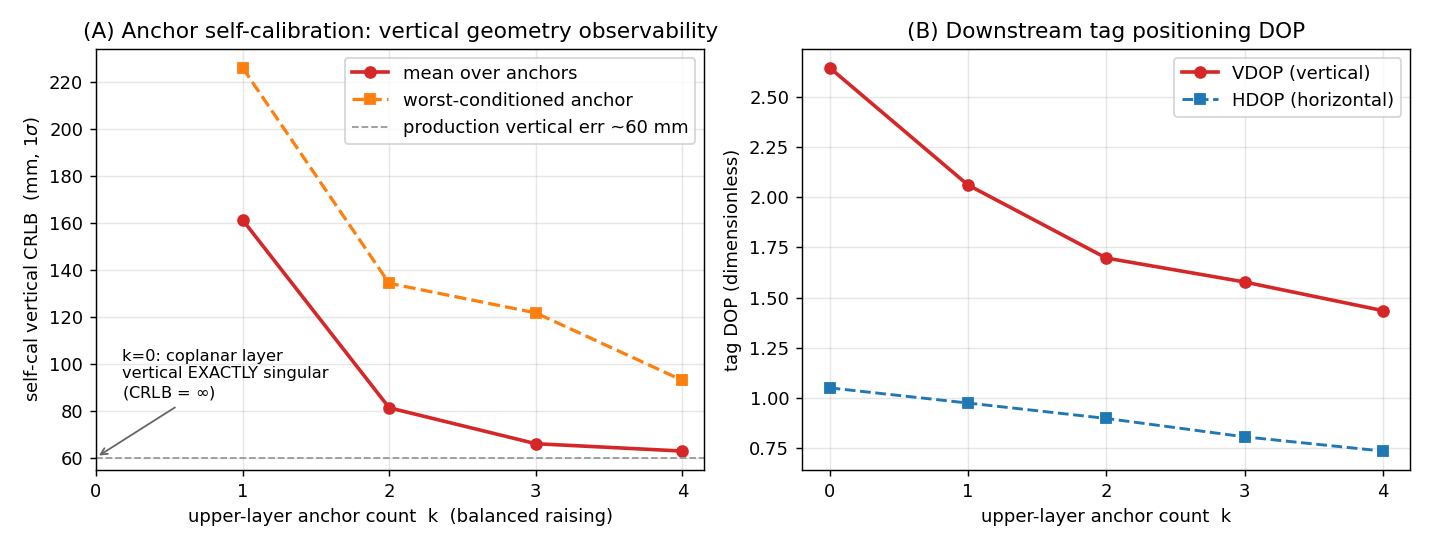

Write the Python code that produced this figure.
"""
Vertical observability vs upper-layer anchor count  (Paper A, claim 2: the 4+4 geometry).

Claim under test: a two-layer array restores well-conditioned vertical GEOMETRY for anchor
self-calibration, the lower (coplanar) layer alone leaves the vertical exactly under-determined,
and raising more anchors monotonically improves vertical observability.

TWO complementary metrics (both honest, they answer different questions):

(A) ANCHOR SELF-CALIBRATION vertical CRLB  [the claim-2 quantity].
    Inter-anchor ranging only, r_ij = ||a_i - a_j|| + noise. Hold 3 lower reference corners
    fixed (gauge). Estimate the remaining anchors' coordinates. The Cramer-Rao lower bound on
    their vertical (Y) coordinates measures how well vertical geometry is recovered.
      Key fact: for a COPLANAR layer, d r_ij / d y = (y_i - y_j)/r = 0, so the vertical column
      of the Jacobian is exactly zero -> vertical is SINGULAR (CRLB = inf). One raised anchor
      makes (y_i - y_j) != 0 and unlocks it. This is the mechanism the 4+4 array exploits.

(B) DOWNSTREAM tag-localization VDOP  [corroboration].
    With the calibrated layout, range-only position DOP for tags in the volume. Coplanar
    anchors are NOT singular here (tags sit off-plane) but vertical DOP is poor; more upper
    anchors reduce it.

Geometry: 4 corners of an L x L square. Each corner always has a LOWER anchor (Y=y_low). k of
the corners additionally have an UPPER anchor (Y=y_up). Y = vertical (matches eval_lib).

Outputs: vertical_observability_4plus4.png + _results.txt in this folder.
"""
import numpy as np
import matplotlib
matplotlib.use("Agg")
import matplotlib.pyplot as plt
import os
from itertools import combinations

OUT = os.path.dirname(os.path.abspath(__file__))

# ---- geometry (metres; Y = vertical) ----------------------------------------
L      = 5.0
Y_LOW  = 0.15
Y_UP   = 1.65
SIGMA  = 0.030          # 30 mm inter-anchor ranging noise (solver cfg)
corners_xz = np.array([[-L/2, -L/2], [L/2, -L/2], [L/2, L/2], [-L/2, L/2]])

def build_anchors(upper_set):
    """Return anchors and the index list of FIXED reference anchors (3 lower corners)."""
    A = [[x, Y_LOW, z] for (x, z) in corners_xz]          # 0..3 lower
    for c in upper_set:
        x, z = corners_xz[c]
        A.append([x, Y_UP, z])                            # uppers appended
    A = np.asarray(A, float)
    fixed = [0, 1, 2]                                      # gauge: 3 lower reference corners
    return A, fixed

# ---- (A) anchor self-cal vertical CRLB --------------------------------------
def selfcal_vertical_crlb(A, fixed):
    n = len(A)
    free = [i for i in range(n) if i not in fixed]
    if not free:
        return np.inf, np.inf, 0
    idx = {a: 3 * t for t, a in enumerate(free)}          # param offset per free anchor
    P = 3 * len(free)
    rows = []
    for i, j in combinations(range(n), 2):
        d = A[i] - A[j]; r = np.linalg.norm(d); u = d / r
        g = np.zeros(P)
        if i in idx: g[idx[i]:idx[i] + 3] += u
        if j in idx: g[idx[j]:idx[j] + 3] -= u
        if np.any(g):
            rows.append(g / SIGMA)
    J = np.array(rows)
    F = J.T @ J
    w = np.linalg.eigvalsh(F)
    # y-coordinate CRLB via pseudo-inverse on the observable subspace
    Fpinv = np.linalg.pinv(F, rcond=1e-10)
    yvar = [Fpinv[idx[a] + 1, idx[a] + 1] for a in free]   # +1 = Y component
    ycols = [idx[a] + 1 for a in free]
    # detect exact vertical singularity: any y-direction in the FIM null space
    ydir_info = np.array([F[c, c] for c in ycols])
    singular = np.any(ydir_info < 1e-12)
    yvar = np.array(yvar)
    if singular or np.any(yvar > 1e8):
        return np.inf, np.inf, int(np.sum(ydir_info < 1e-12))
    return np.sqrt(yvar.mean()), np.sqrt(yvar.max()), 0

# ---- (B) downstream tag VDOP ------------------------------------------------
gx = np.linspace(-1.5, 1.5, 7); gz = np.linspace(-1.5, 1.5, 7); gy = np.array([0.5, 1.0, 1.5])
TAGS = np.array([[x, y, z] for x in gx for y in gy for z in gz])
def tag_vdop(A):
    vd, hd = [], []
    for x in TAGS:
        d = x - A; r = np.linalg.norm(d, axis=1); u = d / r[:, None]
        M = u.T @ u
        if np.linalg.eigvalsh(M)[0] < 1e-9:
            continue
        C = np.linalg.inv(M)
        vd.append(np.sqrt(C[1, 1])); hd.append(np.sqrt(C[0, 0] + C[2, 2]))
    return np.mean(vd), np.mean(hd)

# ---- balanced raising order (opposite corners first) ------------------------
BAL = {0: [], 1: [0], 2: [0, 2], 3: [0, 2, 1], 4: [0, 1, 2, 3]}

print("=== (A) Anchor self-cal vertical CRLB (inter-anchor ranging, sigma=30mm) ===")
print(f"{'k':>3} {'#anch':>5} {'vCRLB_mean(mm)':>14} {'vCRLB_worst(mm)':>15} {'#sing':>6}")
selfcal = []
for k in range(5):
    A, fixed = build_anchors(BAL[k])
    vm, vw, ns = selfcal_vertical_crlb(A, fixed)
    selfcal.append((k, len(A), vm, vw, ns))
    sm = "  inf (singular)" if not np.isfinite(vm) else f"{vm*1000:14.2f}"
    sw = f"{'inf':>15}" if not np.isfinite(vw) else f"{vw*1000:15.2f}"
    print(f"{k:>3} {len(A):>5} {sm} {sw} {ns:>6}")

print("\n=== (B) Downstream tag VDOP (range-only, sigma=1) ===")
print(f"{'k':>3} {'#anch':>5} {'VDOP':>7} {'HDOP':>7} {'V/H':>6}")
tagdop = []
for k in range(5):
    A, _ = build_anchors(BAL[k])
    vm, hm = tag_vdop(A)
    tagdop.append((k, vm, hm))
    print(f"{k:>3} {len(A):>5} {vm:7.2f} {hm:7.2f} {vm/hm:6.2f}")

# ---- balance vs count control at k=2 ----------------------------------------
print("\n=== Balance vs count at fixed k=2 ===")
res_bal = {}
for name, ups in [("diagonal(balanced)", [0, 2]), ("adjacent(clustered)", [0, 1])]:
    A, fixed = build_anchors(ups)
    vm, vw, _ = selfcal_vertical_crlb(A, fixed)
    vdop, _ = tag_vdop(A)
    res_bal[name] = (vm, vdop)
    print(f"  {name:20s}: self-cal vCRLB_mean = {vm*1000:6.2f} mm, tag VDOP = {vdop:.2f}")
bal_ratio = res_bal["adjacent(clustered)"][0] / res_bal["diagonal(balanced)"][0]
print(f"  -> clustering the same count inflates self-cal vertical CRLB by {bal_ratio:.2f}x")

# ---- plot -------------------------------------------------------------------
fig, ax = plt.subplots(1, 2, figsize=(11, 4.2))
ks = [r[0] for r in selfcal]
vc = [r[2] * 1000 if np.isfinite(r[2]) else None for r in selfcal]
vwc = [r[3] * 1000 if np.isfinite(r[3]) else None for r in selfcal]
kf = [k for k, v in zip(ks, vc) if v is not None]
vf = [v for v in vc if v is not None]
vwf = [v for v in vwc if v is not None]
ax[0].plot(kf, vf, "o-", color="C3", lw=2, label="mean over anchors")
ax[0].plot(kf, vwf, "s--", color="C1", lw=1.8, label="worst-conditioned anchor")
ax[0].axhline(60, color="0.6", ls="--", lw=1, label="production vertical err ~60 mm")
ax[0].annotate("k=0: coplanar layer\nvertical EXACTLY singular\n(CRLB = $\\infty$)",
               xy=(0.0, 60), xytext=(0.18, 95), fontsize=9,
               ha="left", va="center",
               arrowprops=dict(arrowstyle="->", color="0.4"))
ax[0].set_xlabel("upper-layer anchor count  k  (balanced raising)")
ax[0].set_ylabel("self-cal vertical CRLB  (mm, 1$\\sigma$)")
ax[0].set_title("(A) Anchor self-calibration: vertical geometry observability")
ax[0].set_xticks(ks); ax[0].legend(); ax[0].grid(alpha=0.3)

ks2 = [r[0] for r in tagdop]
vd = [r[1] for r in tagdop]; hd = [r[2] for r in tagdop]
ax[1].plot(ks2, vd, "o-", color="C3", lw=2, label="VDOP (vertical)")
ax[1].plot(ks2, hd, "s--", color="C0", lw=1.6, label="HDOP (horizontal)")
ax[1].set_xlabel("upper-layer anchor count  k")
ax[1].set_ylabel("tag DOP (dimensionless)")
ax[1].set_title("(B) Downstream tag positioning DOP")
ax[1].set_xticks(ks2); ax[1].legend(); ax[1].grid(alpha=0.3)

plt.tight_layout()
fig_path = os.path.join(OUT, "vertical_observability_4plus4.png")
plt.savefig(fig_path, dpi=130)
print(f"\nsaved figure: {fig_path}")

# ---- results txt ------------------------------------------------------------
with open(os.path.join(OUT, "vertical_observability_4plus4_results.txt"), "w") as f:
    f.write("Vertical observability vs upper-layer anchor count (Paper A, claim 2)\n")
    f.write(f"footprint {L}x{L} m, y_low={Y_LOW}, y_up={Y_UP}, inter-anchor sigma={SIGMA*1000:.0f} mm\n\n")
    f.write("(A) Anchor self-cal vertical CRLB (inter-anchor ranging only):\n")
    f.write(f"{'k':>3} {'#anch':>5} {'vCRLB_mean_mm':>13} {'vCRLB_worst_mm':>14} {'#sing':>6}\n")
    for (k, na, vm, vw, ns) in selfcal:
        sm = "inf" if not np.isfinite(vm) else f"{vm*1000:.3f}"
        sw = "inf" if not np.isfinite(vw) else f"{vw*1000:.3f}"
        f.write(f"{k:>3} {na:>5} {sm:>13} {sw:>14} {ns:>6}\n")
    f.write("\n(B) Downstream tag VDOP (range-only, sigma=1):\n")
    f.write(f"{'k':>3} {'VDOP':>7} {'HDOP':>7} {'V/H':>6}\n")
    for (k, vm, hm) in tagdop:
        f.write(f"{k:>3} {vm:7.3f} {hm:7.3f} {vm/hm:6.3f}\n")
    f.write("\nBalance vs count at fixed k=2:\n")
    for name, (vm, vdop) in res_bal.items():
        f.write(f"  {name:20s}: self-cal vCRLB_mean = {vm*1000:.3f} mm, tag VDOP = {vdop:.3f}\n")
    f.write(f"  clustering the same count inflates self-cal vertical CRLB {bal_ratio:.3f}x\n")
print("saved results txt")
